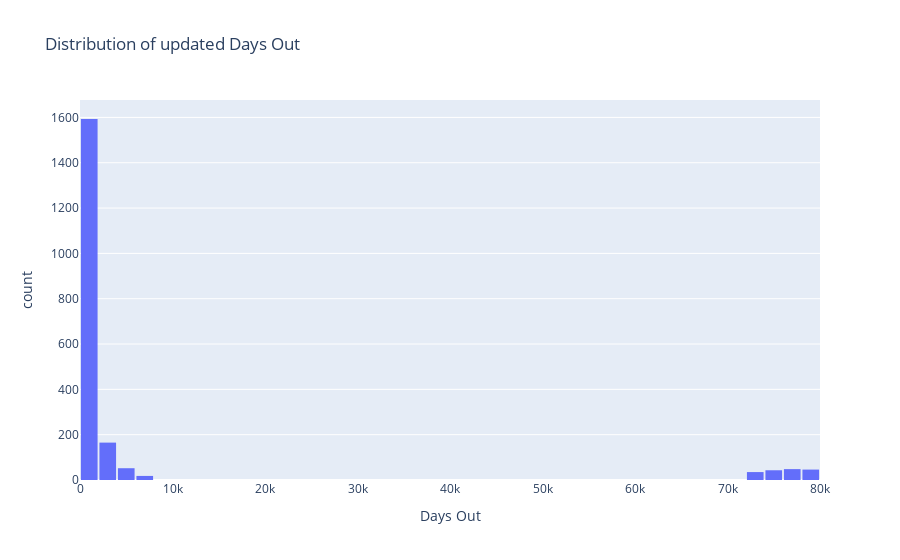

The notebook cell saved with this chart:
### Code cell
ckts['days_out_final'] = (ckts['date_returned_cleanER'] - ckts['date_checkout_cleanER']).dt.days

fig = px.histogram(
    ckts,
    x='days_out_final',
    nbins=50,
    title='Distribution of updated Days Out',
    labels={'days_out_final': 'Days Out'}
)

fig.update_layout(bargap=0.1)
fig.show()

### Figure 1 — Plotly figure (JSON) as saved in the notebook; plotly's stock layout.template omitted (floating-point values rounded to 4 significant figures; data arrays with more than 128 entries replaced by an {"elided": "..."} marker saying what was removed)
{"data": [{"alignmentgroup": "True", "bingroup": "x", "hovertemplate": "Days Out=%{x}<br>count=%{y}<extra></extra>", "legendgroup": "", "marker": {"color": "#636efa", "pattern": {"shape": ""}}, "name": "", "nbinsx": 50, "offsetgroup": "", "orientation": "v", "showlegend": false, "type": "histogram", "x": {"elided": "2000 int values"}, "xaxis": "x", "yaxis": "y"}], "layout": {"bargap": 0.1, "barmode": "relative", "legend": {"tracegroupgap": 0}, "title": {"text": "Distribution of updated Days Out"}, "xaxis": {"anchor": "y", "domain": [0, 1], "title": {"text": "Days Out"}}, "yaxis": {"anchor": "x", "domain": [0, 1], "title": {"text": "count"}}}}
